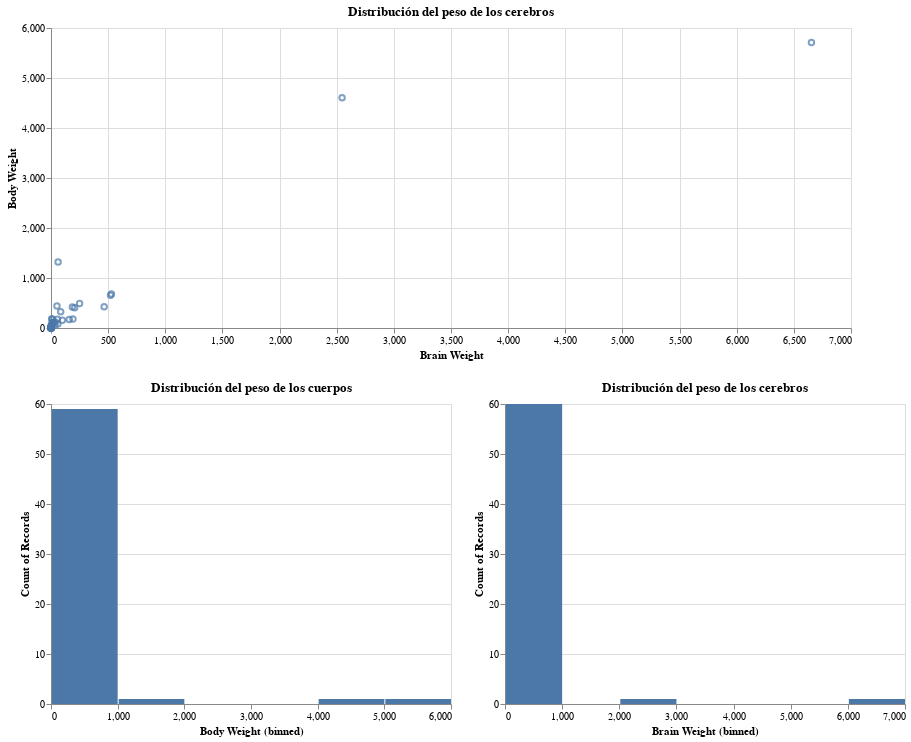

Notebook source saved alongside this figure:
### Code cell
select_points = alt.selection(type="interval",encodings=["x","y"])

hist_brain = alt.Chart(brain).mark_bar().encode(
    x=alt.X('Brain Weight',bin=alt.Bin(maxbins=10)),
    y="count()"
).properties(
    title="Distribución del peso de los cerebros",
    width=400
).transform_filter(
    select_points
)
hist_brain

hist_body = alt.Chart(brain).mark_bar().encode(
    x=alt.X('Body Weight',bin=alt.Bin(maxbins=10)),
    y="count()"
).properties(
    title="Distribución del peso de los cuerpos",
    width=400
).transform_filter(
    select_points
)
hist_body

scatter_brain_body = alt.Chart(brain).mark_point().encode(
    x='Brain Weight',
    y='Body Weight'
).properties(
    title="Distribución del peso de los cerebros",
    width=800,
    selection=select_points
)
scatter_brain_body

scatter_brain_body&(hist_body|hist_brain)

### Figure 1 — Vega-Lite specification as saved in the notebook (floating-point values rounded to 4 significant figures)
{"config": {"view": {"continuousWidth": 400, "continuousHeight": 300}}, "vconcat": [{"mark": "point", "encoding": {"x": {"type": "quantitative", "field": "Brain Weight"}, "y": {"type": "quantitative", "field": "Body Weight"}}, "selection": {"selector029": {"type": "interval", "encodings": ["x", "y"]}}, "title": "Distribución del peso de los cerebros", "width": 800}, {"hconcat": [{"mark": "bar", "encoding": {"x": {"type": "quantitative", "bin": {"maxbins": 10}, "field": "Body Weight"}, "y": {"type": "quantitative", "aggregate": "count"}}, "title": "Distribución del peso de los cuerpos", "transform": [{"filter": {"selection": "selector029"}}], "width": 400}, {"mark": "bar", "encoding": {"x": {"type": "quantitative", "bin": {"maxbins": 10}, "field": "Brain Weight"}, "y": {"type": "quantitative", "aggregate": "count"}}, "title": "Distribución del peso de los cerebros", "transform": [{"filter": {"selection": "selector029"}}], "width": 400}]}], "data": {"name": "data-c3f1d169386444fd3f2894e6f80b96b0"}, "$schema": "https://vega.github.io/schema/vega-lite/v4.8.1.json", "datasets": {"data-c3f1d169386444fd3f2894e6f80b96b0": [{"Index": 1, "Brain Weight": 3.385, "Body Weight": 44.5}, {"Index": 2, "Brain Weight": 0.48, "Body Weight": 15.5}, {"Index": 3, "Brain Weight": 1.35, "Body Weight": 8.1}, {"Index": 4, "Brain Weight": 465.0, "Body Weight": 423.0}, {"Index": 5, "Brain Weight": 36.33, "Body Weight": 119.5}, {"Index": 6, "Brain Weight": 27.66, "Body Weight": 115.0}, {"Index": 7, "Brain Weight": 14.83, "Body Weight": 98.2}, {"Index": 8, "Brain Weight": 1.04, "Body Weight": 5.5}, {"Index": 9, "Brain Weight": 4.19, "Body Weight": 58.0}, {"Index": 10, "Brain Weight": 0.425, "Body Weight": 6.4}, {"Index": 11, "Brain Weight": 0.101, "Body Weight": 4.0}, {"Index": 12, "Brain Weight": 0.92, "Body Weight": 5.7}, {"Index": 13, "Brain Weight": 1.0, "Body Weight": 6.6}, {"Index": 14, "Brain Weight": 0.005, "Body Weight": 0.14}, {"Index": 15, "Brain Weight": 0.06, "Body Weight": 1.0}, {"Index": 16, "Brain Weight": 3.5, "Body Weight": 10.8}, {"Index": 17, "Brain Weight": 2.0, "Body Weight": 12.3}, {"Index": 18, "Brain Weight": 1.7, "Body Weight": 6.3}, {"Index": 19, "Brain Weight": 2547.0, "Body Weight": 4603.0}, {"Index": 20, "Brain Weight": 0.023, "Body Weight": 0.3}, {"Index": 21, "Brain Weight": 187.1, "Body Weight": 419.0}, {"Index": 22, "Brain Weight": 521.0, "Body Weight": 655.0}, {"Index": 23, "Brain Weight": 0.785, "Body Weight": 3.5}, {"Index": 24, "Brain Weight": 10.0, "Body Weight": 115.0}, {"Index": 25, "Brain Weight": 3.3, "Body Weight": 25.6}, {"Index": 26, "Brain Weight": 0.2, "Body Weight": 5.0}, {"Index": 27, "Brain Weight": 1.41, "Body Weight": 17.5}, {"Index": 28, "Brain Weight": 529.0, "Body Weight": 680.0}, {"Index": 29, "Brain Weight": 207.0, "Body Weight": 406.0}, {"Index": 30, "Brain Weight": 85.0, "Body Weight": 325.0}, {"Index": 31, "Brain Weight": 0.75, "Body Weight": 12.3}, {"Index": 32, "Brain Weight": 62.0, "Body Weight": 1320.0}, {"Index": 33, "Brain Weight": 6654.0, "Body Weight": 5712.0}, {"Index": 34, "Brain Weight": 3.5, "Body Weight": 3.9}, {"Index": 35, "Brain Weight": 6.8, "Body Weight": 179.0}, {"Index": 36, "Brain Weight": 35.0, "Body Weight": 56.0}, {"Index": 37, "Brain Weight": 4.05, "Body Weight": 17.0}, {"Index": 38, "Brain Weight": 0.12, "Body Weight": 1.0}, {"Index": 39, "Brain Weight": 0.023, "Body Weight": 0.4}, {"Index": 40, "Brain Weight": 0.01, "Body Weight": 0.25}, {"Index": 41, "Brain Weight": 1.4, "Body Weight": 12.5}, {"Index": 42, "Brain Weight": 250.0, "Body Weight": 490.0}, {"Index": 43, "Brain Weight": 2.5, "Body Weight": 12.1}, {"Index": 44, "Brain Weight": 55.5, "Body Weight": 175.0}, {"Index": 45, "Brain Weight": 100.0, "Body Weight": 157.0}, {"Index": 46, "Brain Weight": 52.16, "Body Weight": 440.0}, {"Index": 47, "Brain Weight": 10.55, "Body Weight": 179.5}, {"Index": 48, "Brain Weight": 0.55, "Body Weight": 2.4}, {"Index": 49, "Brain Weight": 60.0, "Body Weight": 81.0}, {"Index": 50, "Brain Weight": 3.6, "Body Weight": 21.0}, {"Index": 51, "Brain Weight": 4.288, "Body Weight": 39.2}, {"Index": 52, "Brain Weight": 0.28, "Body Weight": 1.9}, {"Index": 53, "Brain Weight": 0.075, "Body Weight": 1.2}, {"Index": 54, "Brain Weight": 0.122, "Body Weight": 3.0}, {"Index": 55, "Brain Weight": 0.048, "Body Weight": 0.33}, {"Index": 56, "Brain Weight": 192.0, "Body Weight": 180.0}, {"Index": 57, "Brain Weight": 3.0, "Body Weight": 25.0}, {"Index": 58, "Brain Weight": 160.0, "Body Weight": 169.0}, {"Index": 59, "Brain Weight": 0.9, "Body Weight": 2.6}, {"Index": 60, "Brain Weight": 1.62, "Body Weight": 11.4}, {"Index": 61, "Brain Weight": 0.104, "Body Weight": 2.5}, {"Index": 62, "Brain Weight": 4.235, "Body Weight": 50.4}]}}
